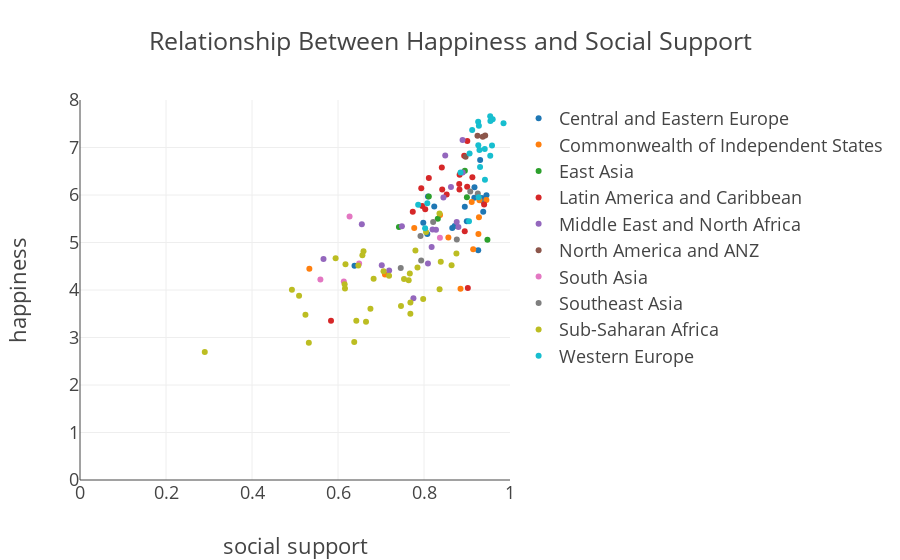

The notebook cell this image was saved under:
### Code cell
trace4 = [go.Scatter(y=df_social[a + '_happiness'], x=df_social[a + '_social_support'],
                     text=df_social[a + '_country'], mode='markers',
                     name=a) for a in region_list]
data4 = trace4
layout4 = go.Layout(title='Relationship Between Happiness and Social Support', 
                    font=dict(size=18), 
                    yaxis=dict(title='happiness', range=[0, 8]),
                    xaxis=dict(title='social support', range=[0, 1]))
fig4 = go.Figure(data=data4, layout=layout4)
py.iplot(fig4)

### Figure 1 — Plotly figure (JSON) as saved in the notebook; plotly's stock layout.template omitted (floating-point values rounded to 4 significant figures; data arrays with more than 128 entries replaced by an {"elided": "..."} marker saying what was removed)
{"data": [{"mode": "markers", "name": "Central and Eastern Europe", "text": {"elided": "142 str values"}, "type": "scatter", "uid": "16bdf1a2-8d34-11e8-85b2-60030899ee42", "x": {"elided": "142 float values"}, "y": {"elided": "142 float values"}}, {"mode": "markers", "name": "Commonwealth of Independent States", "text": {"elided": "142 str values"}, "type": "scatter", "uid": "16bdf512-8d34-11e8-b42f-60030899ee42", "x": {"elided": "142 float values"}, "y": {"elided": "142 float values"}}, {"mode": "markers", "name": "East Asia", "text": {"elided": "142 str values"}, "type": "scatter", "uid": "16bdf7cc-8d34-11e8-b404-60030899ee42", "x": {"elided": "142 float values"}, "y": {"elided": "142 float values"}}, {"mode": "markers", "name": "Latin America and Caribbean", "text": {"elided": "142 str values"}, "type": "scatter", "uid": "16bdfa62-8d34-11e8-aae3-60030899ee42", "x": {"elided": "142 float values"}, "y": {"elided": "142 float values"}}, {"mode": "markers", "name": "Middle East and North Africa", "text": {"elided": "142 str values"}, "type": "scatter", "uid": "16bdfce2-8d34-11e8-8426-60030899ee42", "x": {"elided": "142 float values"}, "y": {"elided": "142 float values"}}, {"mode": "markers", "name": "North America and ANZ", "text": {"elided": "142 str values"}, "type": "scatter", "uid": "16bdff62-8d34-11e8-8aaf-60030899ee42", "x": {"elided": "142 float values"}, "y": {"elided": "142 float values"}}, {"mode": "markers", "name": "South Asia", "text": {"elided": "142 str values"}, "type": "scatter", "uid": "16be01e2-8d34-11e8-92dc-60030899ee42", "x": {"elided": "142 float values"}, "y": {"elided": "142 float values"}}, {"mode": "markers", "name": "Southeast Asia", "text": {"elided": "142 str values"}, "type": "scatter", "uid": "16be0458-8d34-11e8-a2cc-60030899ee42", "x": {"elided": "142 float values"}, "y": {"elided": "142 float values"}}, {"mode": "markers", "name": "Sub-Saharan Africa", "text": {"elided": "142 str values"}, "type": "scatter", "uid": "16be06c6-8d34-11e8-9b1e-60030899ee42", "x": {"elided": "142 float values"}, "y": {"elided": "142 float values"}}, {"mode": "markers", "name": "Western Europe", "text": {"elided": "142 str values"}, "type": "scatter", "uid": "16be093a-8d34-11e8-abc5-60030899ee42", "x": {"elided": "142 float values"}, "y": {"elided": "142 float values"}}], "layout": {"font": {"size": 18}, "title": "Relationship Between Happiness and Social Support", "xaxis": {"range": [0, 1], "title": "social support"}, "yaxis": {"range": [0, 8], "title": "happiness"}}}
